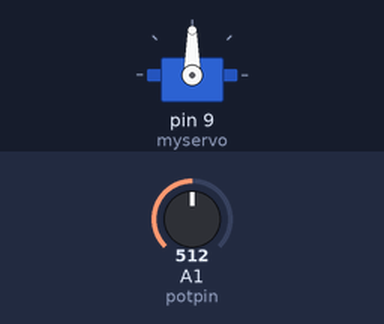
Simulated run of this sketch. Board: Arduino Uno, built with avr-gcc and run on an emulated ATmega328P. Parts: servo. Inputs (shaded band) come from the test bench; at power-on: A1 (potpin) = 512.

Above: at 1.2 s.
1.3 s: A1 (potpin) set to 716
At 2.5 s:
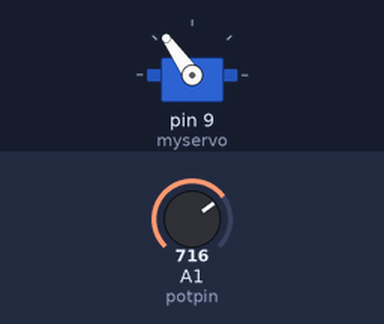
2.8 s: A1 (potpin) set to 900
At 3.5 s:
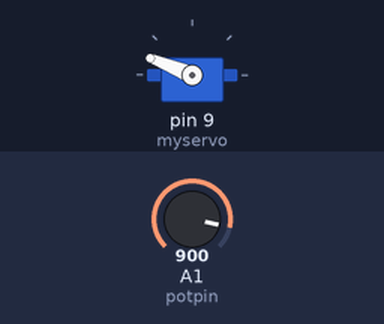
4.3 s: A1 (potpin) set to 1023
At 4.9 s:
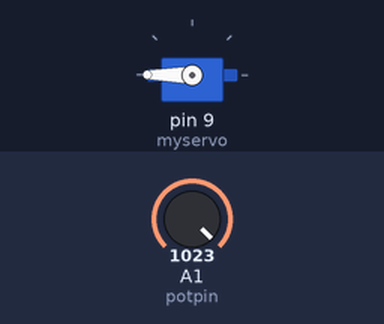
5.8 s: A1 (potpin) set to 306
At 7.0 s:
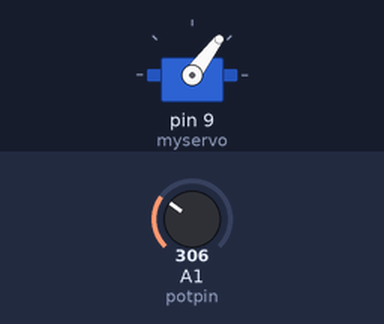
7.3 s: A1 (potpin) set to 122
At 8.4 s:
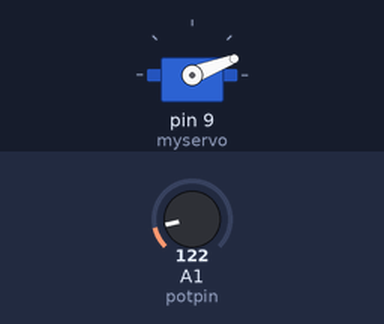
Timing chart, 0 to 9.8 s (numbered marks = the images above; inputs shaded):
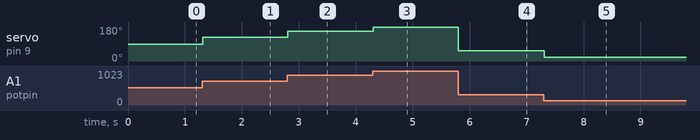

Measured:
- after the input at 1.3 s, servo on pin 9 (myservo): 90° → 125° at once
- after the input at 2.8 s, servo on pin 9 (myservo): 125° → 158° at once
- after the input at 4.3 s, servo on pin 9 (myservo): 158° → 180° at once
- after the input at 5.8 s, servo on pin 9 (myservo): 180° → 53° at once
- after the input at 7.3 s, servo on pin 9 (myservo): 53° → 21° at once

The sketch:

8_ServomitPotentiometer.ino
```cpp
/*
   Sketching mit Hardware
  DMP - SWH - WS2526
  - Basic Servo Demo + POT
  This project demonstrates how use a Servo Motor with a potentiometer

     WIEKER-WALZ / MARTINEZ

*/
#include <Servo.h>  // add servo library

Servo myservo;  // create servo object to control a servo

int potpin = 1;  // analog pin used to connect the potentiometer
int val;    // variable to read the value from the analog pin

void setup() {
  myservo.attach(9);  // attaches the servo on pin 9 to the servo object //PWM
}

void loop() {
  val = analogRead(potpin);            // reads the value of the potentiometer (value between 0 and 1023)
  val = map(val, 0, 1023, 0, 180);     // scale it to use it with the servo (value between 0 and 180)
  myservo.write(val);                  // sets the servo position according to the scaled value
  delay(15);                           // waits for the servo to get there
}
```
